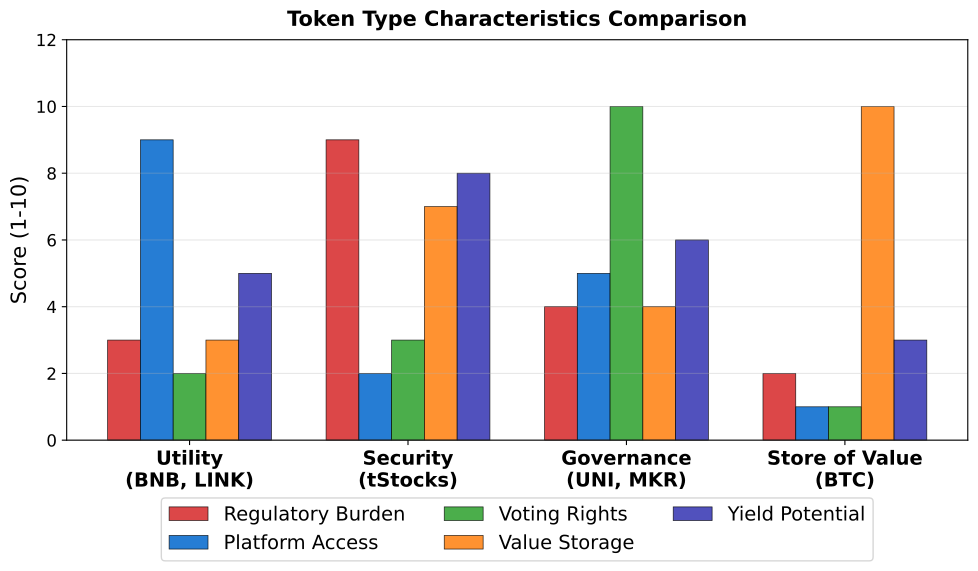

Reproduce this figure in Python.
"""
Token Types Comparison
Comparing characteristics of utility, security, governance, and SoV tokens
"""

import matplotlib.pyplot as plt
import numpy as np
from pathlib import Path

CHART_METADATA = {
    'title': 'Token Types Comparison',
    'url': 'https://github.com/Digital-AI-Finance/Blockchain_Crypto/tree/main/Module_D_Tokenomics/L29_Token_Economics/charts/01_token_types_comparison'
}

plt.rcParams.update({
    'font.size': 14,
    'axes.labelsize': 14,
    'axes.titlesize': 16,
    'xtick.labelsize': 12,
    'ytick.labelsize': 12,
    'legend.fontsize': 12,
    'figure.figsize': (10, 6),
    'figure.dpi': 150
})

MLPURPLE = '#3333B2'
MLBLUE = '#0066CC'
MLORANGE = '#FF7F0E'
MLGREEN = '#2CA02C'
MLRED = '#D62728'

fig, ax = plt.subplots(figsize=(10, 6))

# Token types and attributes (1-10 scale)
token_types = ['Utility\n(BNB, LINK)', 'Security\n(tStocks)', 'Governance\n(UNI, MKR)', 'Store of Value\n(BTC)']
attributes = ['Regulatory Burden', 'Platform Access', 'Voting Rights', 'Value Storage', 'Yield Potential']

# Scores for each token type across attributes
scores = np.array([
    [3, 9, 2, 3, 5],   # Utility
    [9, 2, 3, 7, 8],   # Security
    [4, 5, 10, 4, 6],  # Governance
    [2, 1, 1, 10, 3],  # Store of Value
])

x = np.arange(len(token_types))
width = 0.15
colors = [MLRED, MLBLUE, MLGREEN, MLORANGE, MLPURPLE]

for i, (attr, color) in enumerate(zip(attributes, colors)):
    bars = ax.bar(x + i * width - 0.3, scores[:, i], width, label=attr,
                  color=color, edgecolor='black', linewidth=0.5, alpha=0.85)

ax.set_ylabel('Score (1-10)', fontsize=15)
ax.set_xticks(x)
ax.set_xticklabels(token_types, fontsize=14, fontweight='bold')
ax.set_ylim(0, 12)

ax.legend(loc='upper center', bbox_to_anchor=(0.5, -0.12), ncol=3, fontsize=14)
ax.grid(True, alpha=0.3, axis='y')

ax.set_title('Token Type Characteristics Comparison', fontweight='bold', fontsize=15, pad=10)
plt.tight_layout()

output_path = Path(__file__).parent / 'chart.pdf'
plt.savefig(output_path, bbox_inches='tight', dpi=300)
print(f"Chart saved to: {output_path.absolute()}")
plt.close()
